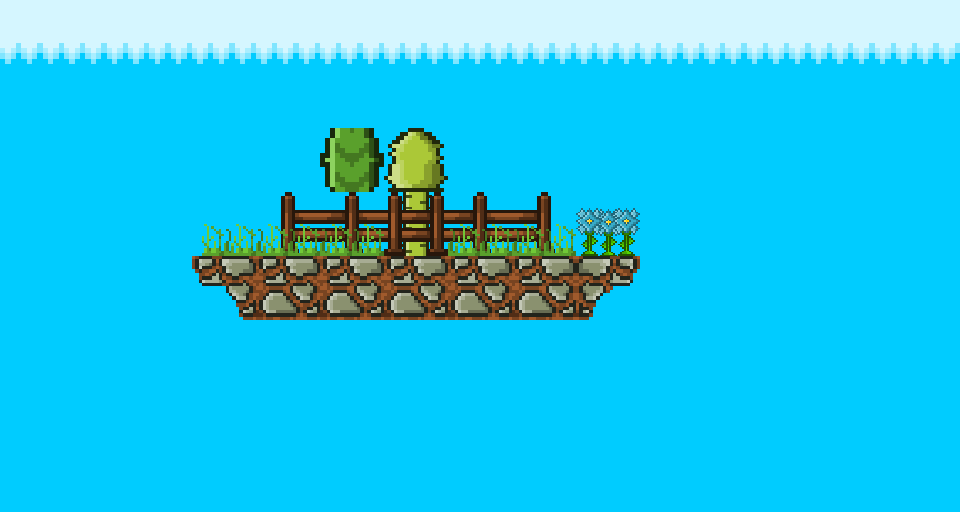

A 2D game scene composited from a Tiled map and its tileset images. What follows is a short description and the map's XML, with each tile layer's data collapsed to a summary:
An orthogonal 15x8 tile map with 64x64 px tiles, 4 tile layers (Tile Layer 0, Tile Layer 1, Tile Layer 2, Tile Layer 3).

<map version="1.5" tiledversion="1.7.2" orientation="orthogonal" renderorder="right-down" width="15" height="8" tilewidth="64" tileheight="64" infinite="0" nextlayerid="6" nextobjectid="1">
 <tileset firstgid="1" name="tileset" tilewidth="64" tileheight="64" tilecount="42" columns="6">
  <image source="images/tilemap/tileset.png" width="384" height="448" />
  <tile id="0">
   <animation>
    <frame tileid="1" duration="250" />
    <frame tileid="2" duration="250" />
    <frame tileid="3" duration="250" />
   </animation>
  </tile>
  <tile id="39">
   <animation>
    <frame tileid="39" duration="250" />
    <frame tileid="40" duration="250" />
   </animation>
  </tile>
 </tileset>
 <layer id="5" name="Tile Layer 0" width="15" height="8">
  <data>[120 cells, 120 non-empty, 2 distinct tile ids]</data>
 </layer>
 <layer id="1" name="Tile Layer 1" width="15" height="8">
  <data>[120 cells, 14 non-empty, 8 distinct tile ids]</data>
 </layer>
 <layer id="2" name="Tile Layer 2" width="15" height="8">
  <data>[120 cells, 2 non-empty, 2 distinct tile ids]</data>
 </layer>
 <layer id="3" name="Tile Layer 3" width="15" height="8">
  <data>[120 cells, 6 non-empty, 3 distinct tile ids]</data>
 </layer>
</map>
